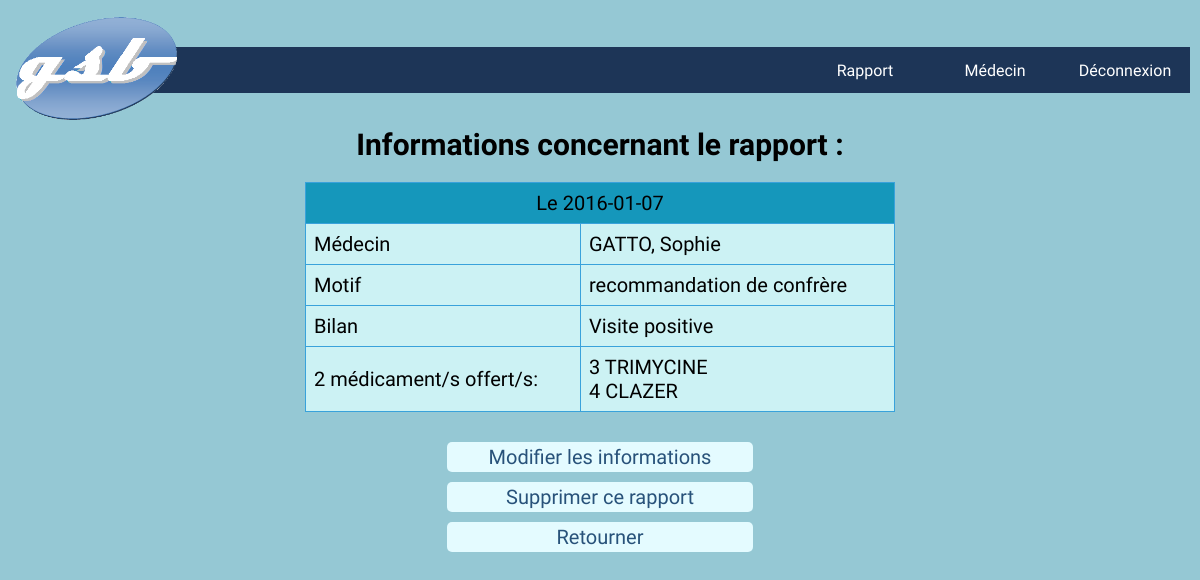
Page /?action=detailRapport&id=4 (signed in) on the committed database.
### tables this page shows
CREATE TABLE `rapport` (
  `id` int(11) NOT NULL,
  `date` date DEFAULT NULL,
  `motif` varchar(100) DEFAULT NULL,
  `bilan` varchar(100) DEFAULT NULL,
  `idVisiteur` char(4) NOT NULL,
  `idMedecin` int(11) NOT NULL
);

CREATE TABLE `medecin` (
  `id` int(11) NOT NULL,
  `nom` varchar(30) NOT NULL,
  `prenom` varchar(30) NOT NULL,
  `adresse` varchar(80) NOT NULL,
  `tel` varchar(15) DEFAULT NULL,
  `specialitecomplementaire` varchar(50) DEFAULT NULL,
  `departement` int(11) NOT NULL
);

CREATE TABLE `offrir` (
  `idRapport` int(11) NOT NULL,
  `idMedicament` varchar(30) NOT NULL,
  `quantite` int(2) DEFAULT NULL
);

CREATE TABLE `medicament` (
  `id` varchar(30) NOT NULL,
  `nomCommercial` varchar(80) NOT NULL,
  `idFamille` varchar(10) NOT NULL,
  `composition` varchar(100) NOT NULL,
  `effets` varchar(100) NOT NULL,
  `contreIndications` varchar(100) NOT NULL
);

### controleur/detailRapport.php (called while the page is built, shortened)
<?php
include_once "./modele/RapportDAO.php";
include_once "./modele/OffrirDAO.php";
$id = $_GET["id"];
$unRapport= RapportDAO::getRapportById($id);
$lesMedicamentsOfferts=OffrirDAO::getMedicamentsByIdRapport($id);
include "./vue/entete.html.php";
include "./vue/nav.php";
include "./vue/detailRapport.php";
include "./vue/pied.html.php";
?>

### index.php (called while the page is built, shortened)
<?php
  if (isset($_GET["action"])) {
    $action = $_GET["action"];
  }
  else {
    $action = "defaut";
  }
  $fichier = controleurPrincipal($action);
include "controleur/$fichier";
?>

### modele/RapportDAO.php (called while the page is built, shortened)
<?php
class RapportDAO {
    public static function getRapportById($id) {
        try {
            $cnx = ConnexionDAO::connexionPDO();
            $req = $cnx->prepare("SELECT * FROM rapport, medecin where rapport.idMedecin=medecin.id and rapport.id=:id");
            $req->bindValue(':id', $id, PDO::PARAM_INT);
            $req->execute();
            $resultat = $req->fetch(PDO::FETCH_ASSOC);
        } catch (PDOException $e) {
            print "Erreur !: " . $e->getMessage();
            die();
        }
        return $resultat;
    }
}

### modele/OffrirDAO.php (called while the page is built, shortened)
<?php
class OffrirDAO {
    public static  function getMedicamentsByIdRapport($idRapport) {
        $resultat = array();
        try {
            $cnx = ConnexionDAO::connexionPDO();
            $req = $cnx->prepare("select * from offrir join medicament where offrir.idMedicament=medicament.id and idRapport=:idRapport");
            $req->bindValue(':idRapport', $idRapport, PDO::PARAM_INT);
            $req->execute();
            $ligne = $req->fetch(PDO::FETCH_ASSOC);
            while ($ligne) {
                $resultat[] = $ligne;
                $ligne = $req->fetch(PDO::FETCH_ASSOC);
            }
        } catch (PDOException $e) {
            print "Erreur !: " . $e->getMessage();
            die();
        }
        return $resultat;
    }
}

### vue/detailRapport.php (the view)
<h1 class="hOneDetMed">Informations concernant le rapport : </h1>
<table id="tableMedecin">
        <tr>
            <td id="nomTableMed" colspan="2"><?php echo "Le ".$unRapport['date']."<br>"?></td>
        </tr>
        <tr>
            <td>Médecin</td>
            <td><?php echo $unRapport['nom'].", ".$unRapport['prenom']?></td>
        </tr>
        <tr>
            <td>Motif</td>
            <td><?= $unRapport['motif']?></td>
        </tr>
        <tr>
            <td>Bilan</td>
            <td><?= $unRapport['bilan']?></td>
        </tr>
        <tr>
        <?php
            if (count($lesMedicamentsOfferts)>0){
                echo "<td>".(count($lesMedicamentsOfferts))
                ?>
                    médicament/s offert/s:</td>
                    <td>
                <?php
                for( $k = 0 ; $k < count($lesMedicamentsOfferts) ; $k++){
                ?>
                    <?= $lesMedicamentsOfferts[$k]['quantite']." ".$lesMedicamentsOfferts[$k]['nomCommercial']?><br>
                    <?php
                }
                ?>
                </td>
                <?php
            }else{
            ?>
                <td>O médicament offert</td>
                <td></td>
                <?php
            }
        ?>
        </tr>
</table>
<?php echo "<a class='buttonInfoMed' href='./?action=modifierRapport&id=" .$id. "'>Modifier les informations</a>"; ?>
<?php echo "<a class='buttonInfoMed' href='./?action=supprimerRapport&id=" .$id. "'>Supprimer ce rapport</a>"; ?>
<a class="buttonInfoMed" href="./?action=consulterRapport">Retourner</a>

### css/style.css (style rules this page uses)
body { margin:10px; background-color:#95c8d4; font-family: 'Questrial'; }
.hOneDetMed { text-align: center; font-size: 30px; margin-top: 0px; }
.buttonInfoMed { text-decoration: none; display: block; margin-left: auto; margin-right: auto; text-align: center; width: 300px; background-color: #E4FBFF; margin-top: 10px; padding: 3px; font-size: 20px; border-radius: 5px; color: #28527A; }
#tableMedecin { border-collapse: collapse; width: 50%; margin-left: auto; margin-right: auto; margin-bottom: 30px; }
#tableMedecin td, #tableMedecin th { border: 1px solid #39A2DB; padding: 8px; font-size: 20px; }
#tableMedecin tr:nth-child(even) { background-color: #CCF2F4; }
#tableMedecin tr:nth-child(odd) { background-color: #CCF2F4; }
#tableMedecin tr:first-child { background-color: #1597BB; }
#nomTableMed { text-align: center; font-size: 30px; }

### rows in the picture
rapport: date "2016-01-07", idMedecin.nom "GATTO", idMedecin.prenom "Sophie", motif "recommandation de confrère", bilan "Visite positive"
offrir: quantite "3", idMedicament.nomCommercial "TRIMYCINE"
offrir: quantite "4", idMedicament.nomCommercial "CLAZER"

### other values in the picture
count($lesMedicamentsOfferts) "2"
